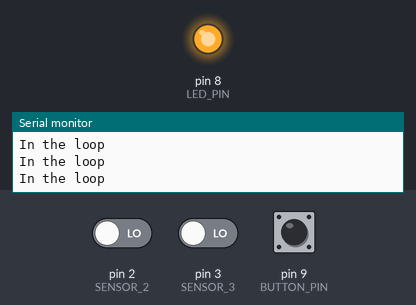
Recording of a sketch running on a simulated Arduino Mega 2560, built with avr-gcc and run on an emulated ATmega2560. Parts: output pins drawn as LEDs (lit = HIGH), the last lines printed to the serial monitor. Inputs (shaded band) come from the test bench; at power-on: pin 9 (BUTTON_PIN) HIGH, pin 2 (SENSOR_2) LOW, pin 3 (SENSOR_3) LOW. The local clock reads 2024-03-15 10:24:30 at power-on unless the sketch sets it; storage starts empty.

Above: at 1.2 s.
1.3 s: pin 9 (BUTTON_PIN) pulled LOW for 0.15 s
At 3.2 s:
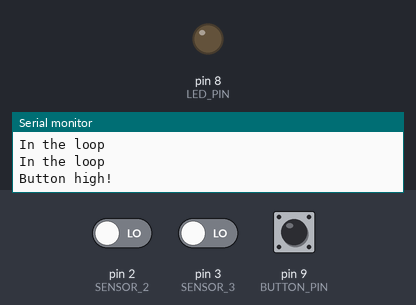
Timing chart, 0 to 10.4 s (numbered marks = the images above; inputs shaded):
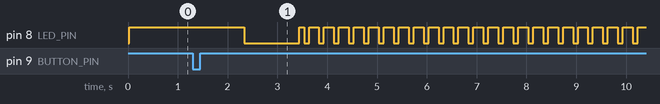

Measured:
- after the input at 1.3 s, pin 8 (LED_PIN): goes LOW 1.1 s, HIGH 0.10 s, 22 × (LOW 0.10 s, HIGH 0.20 s), LOW 0.10 s, then HIGH, starting after 1.0 s

The sketch:

profile2017Uno.ino
```cpp
/*
  KdUINOProfile2017

  00/00/2017
  Carlos Rodero, Raul Bardaji

  Mejoras en el software y hardware de KdUINO para las medidas del perfil.
  Diseño con un boton pull-up tipo LED. Nos servira para indicar cuando tomar las medidas y si estas son correctas. Tambien tiene función de inicializarse (Reset).

  Leemos la frecuencia de salida de los sensores PAR.
  Los datos se guardan en una targeta SD (se usa el Datalogger Shield de Adafruit).
  Usamos el Real Clock Time del Datalogger Shield de Adafruit (DS1307 RTC) mediante la libreria necesaria para el Arduino Mega

  Los datos se guardan con el siguiente formato:
    # Start Time <Fecha y Hora UTC de inicio de medidas con formato AAAA-MM-DD-hh:mm:ss>,
    # Measuring Time <MEASURING_TIME>,
    # Mode <Buoy == 1, Profiler == 0>,
    # Count Measurements <countMeasurements>,
    # Sensors <PAR, RGB>
    # Input pin of sensors: <numero de pin de entrada del sensor 1> <numero de pin de entrada del sensor 2>
    .
    .
    .

  Parametros de configuracion:
    MEASURING_TIME: Cuanto tiempo dura la toma de la medida (en milisegundos)
*/

#include <Wire.h>
#include "RTClib.h"
#include <SD.h>
#include <SPI.h>

// INFORMACION DE METADATOS
// Profundidad de cada medida
#define DEPTH "0.5"

// Configuracion del baud rate de la comunicacion serie
#define BAUDRATE 9600

// Configuracion de los tiempos de medida en milisegundos
#define MEASURING_TIME 1000

// Configuracion de los sensores tipo PAR o RGB
#define SENSORS "PAR"

// Configuracion del modo Buoy (1) o Profiler (0)
#define MODE "PROFILER"

// Configuracion de los pines de recepcion de datos de los sensores TCS230
#define SENSOR_2 2
#define SENSOR_3 3

// Configuración de los pines Input y Output del LedButton
#define LED_PIN 8
#define BUTTON_PIN 9

// Variable para comprobar que la SD esta conectada correctamente
bool sdOk = false;

// Variable para comprobar que el Real Clock Time funciona correctamente
bool rtcOk = false;

// Contadores de pulsos de los sensores
unsigned long pulseCnt2 = 0;
unsigned long pulseCnt3 = 0;
unsigned long value1;
unsigned long value2;

// Variable utilizada como contador de medidas
int countMeasurements;

// Variable para indicar el estado del boton
int buttonState = 0;

// Variable para guardar la fecha y hora actuales
char savedTime[20];

// pin for ARDUINO UNO SD
const int chipSelect = 10;

File dataFile;
RTC_DS1307 rtc;

void setup()
{
  // Configuracion de pines
  pinMode(SENSOR_2, INPUT);
  pinMode(SENSOR_3, INPUT);
  pinMode(LED_PIN, OUTPUT);
  pinMode(BUTTON_PIN, INPUT_PULLUP);

  // Configuracion de interrupciones
  attachInterrupt(0, addPulse2, RISING);
  attachInterrupt(1, addPulse3, RISING);

  // Configuracion comunicacion serie
  Serial.begin(BAUDRATE);

  // Configuracion RTC
  rtcOk = true;
  if (!rtc.begin())
  {
    rtcOk = false;
    Serial.println("Couldn't find RTC");
    digitalWrite(LED_PIN, LOW);
    while(1);
  }
  // RTC se configura con fecha y hora en el momento que se compila el programa
  rtc.adjust(DateTime(F(__DATE__), F(__TIME__)));

  // Configuracion de targeta SD
  if (!SD.begin(chipSelect))
  {
    Serial.println("NO SD");
    digitalWrite(LED_PIN, LOW);
    while(1);

  }
  else
  {
    dataFile = SD.open("datalog.txt", FILE_WRITE);
    if (!dataFile)
    {
      Serial.println("error opening datalog.txt");
      digitalWrite(LED_PIN, LOW);
    }
    else
    {
      // Escribimos la cabecera del archivo csv
      dataFile.println("date,period,mode,num,type,sensor1,sensor2");
      dataFile.flush();
      sdOk = true;
      digitalWrite(LED_PIN, HIGH);
    }
  }

  // Inicializacion de variables
  resetCounters();
  countMeasurements = 1;
}

// Metodo para hacer un reset via Software
void (* resetFunc) (void) = 0;

void loop() {
  Serial.println("In the loop");
  // Guardamos el estado del boton
  buttonState = digitalRead(BUTTON_PIN);
  // Si el boton no esta presionado
  if (buttonState == LOW)
  {
    Serial.println("Button high!");
    // esperamos 1 segundo
    delay(1000);
    buttonState = digitalRead(BUTTON_PIN);
    if (buttonState == HIGH)
    {
      digitalWrite(LED_PIN, LOW);
      saveInfoData();
      measurement();
      qc();
      led_count_measurements();
      countMeasurements++;
      digitalWrite(LED_PIN, HIGH);
    }
    else
    {
      // esperamos 2 segundos
      delay(2000);
      buttonState = digitalRead(BUTTON_PIN);
      if (buttonState == LOW)
      {
        // simulamos comportamiento de Reset mediante el LED y hacemos Reset
        digitalWrite(LED_PIN, LOW);
        delay(1000);
        digitalWrite(LED_PIN, HIGH);
        resetFunc();
      }
    }
  }
  // Evitamos el "debounce" del boton con un pequeño delay
  delay(100);
}

void qc()
{
  if (value1 > 14000 || value1 < 10)
  {
    for(int i = 0; i < 30; i++)
    {
      delay(100);
      digitalWrite(LED_PIN, HIGH);
      delay(100);
      digitalWrite(LED_PIN, LOW);
      delay(100);
      digitalWrite(LED_PIN, HIGH);
    }
  }
}

// Metodo para hacer intermitencia en el LED tantas veces se haya pulsado el boton
void led_count_measurements()
{
  int i = 0;
  digitalWrite(LED_PIN, LOW);
  for (i = 0; i < countMeasurements; i++)
  {
    delay(250);
    digitalWrite(LED_PIN, HIGH);
    delay(250);
    digitalWrite(LED_PIN, LOW);
  }
}

// Realizacion de la medida
void measurement()
{
  // Ponemos los contadores a 0
  resetCounters();
  // Esperamos el tiempo de medida
  delay(MEASURING_TIME);
  value1 = pulseCnt2;
  value2 = pulseCnt3;
  // Guardamos las medidas en la SD
  saveData();
}

// Poner todos los contadores de pulsos a 0
void resetCounters()
{
  pulseCnt2 = 0;
  pulseCnt3 = 0;
}

// Funciones que incrementan el numero de pulsos de cada sensor TCS230, se activan con las interrupciones
void addPulse2(){ pulseCnt2++; }
void addPulse3(){ pulseCnt3++; }

// Definimos la fecha actual para las medidas
void date(){
  DateTime now = rtc.now();
  sprintf(savedTime, "%04d/%02d/%02d-%02d:%02d:%02d", now.year(), now.month(), now.day(), now.hour(), now.minute(), now.second());
  dataFile.print(savedTime);
  dataFile.flush();
}

// Guardamos los datos de la fecha, numero de medida y tipo de medida
void saveInfoData()
{
  date();
  dataFile.print(",");
  dataFile.print(MEASURING_TIME);
  dataFile.print(",");
  dataFile.print(MODE);
  dataFile.print(",");
  dataFile.print(countMeasurements);
  // measuringNumber necesario para medidas tipo RGB
  dataFile.print(",");
  dataFile.print(SENSORS);
  dataFile.print(",");
  dataFile.flush();
}

// Guardamos las medidas en la SD
void saveData()
{
    Serial.println(countMeasurements);
    Serial.println(value1);
    dataFile.print(value1);
    dataFile.print(",");
    dataFile.print(value2);
    Serial.println(value2);
    dataFile.print("");
    dataFile.println("");
    dataFile.flush();
}
```
